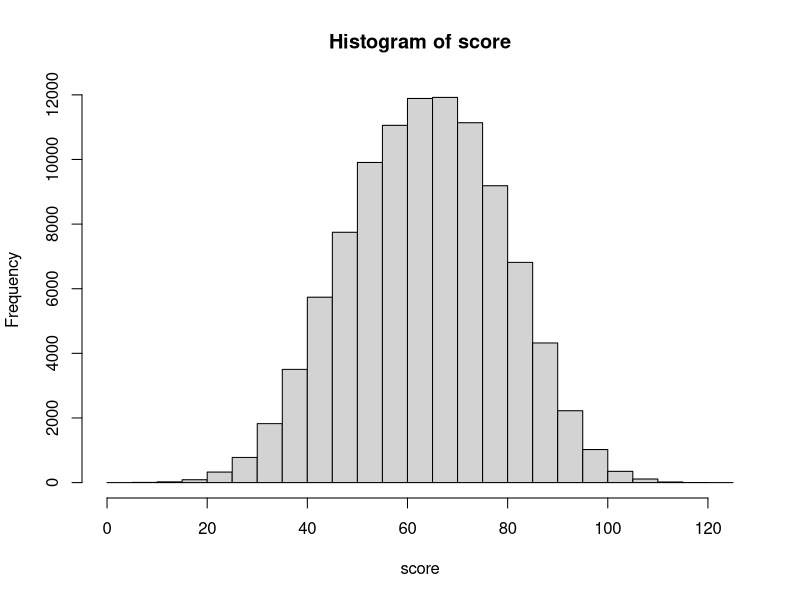
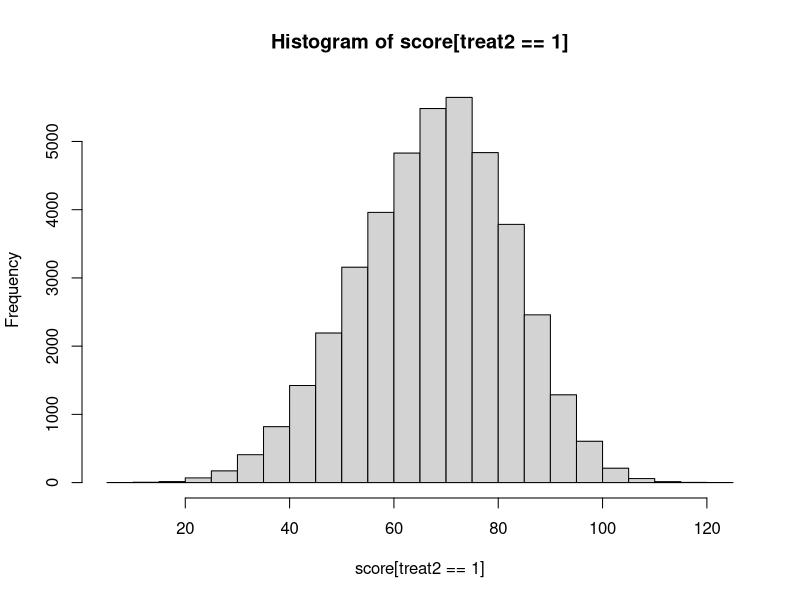
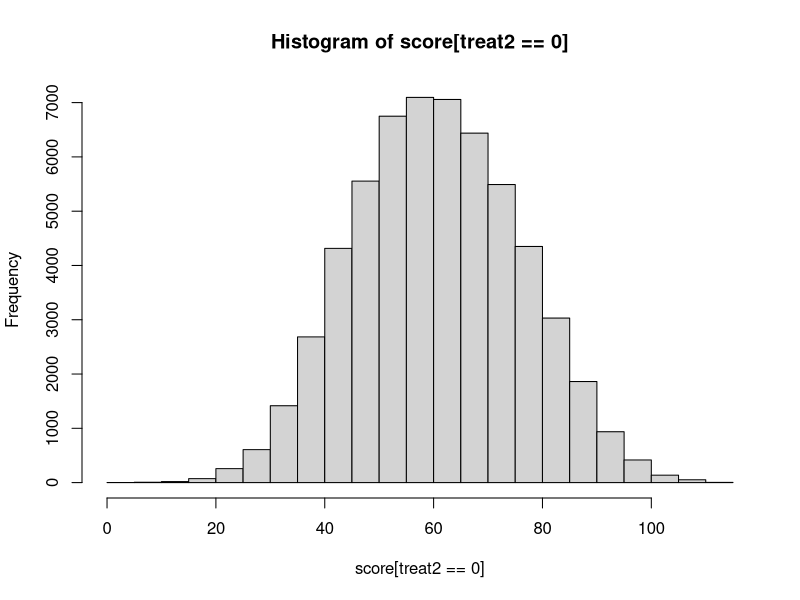

Write the R code that produced these figures, in order.
## ---- chunk 1
library(knitr)
library(kableExtra)
library(patchwork)

## ---- chunk 2
set.seed(12577) # for replication
n <- 100000 # observations
gender <- rbinom(n, 1, 0.5) # female 1
ability <- rnorm(n, 0, 1)
# income follows the log normal distributing
income <- rlnorm(n, meanlog = 1, sdlog = 0.5)
# multiplying the log normal dist with 20000
income <- income * 20000
lowincome <- ifelse(income < median(income), 1, 0)
highwork <- rbinom(n, 1, 0.3 + 0.2 * lowincome + 0.1 * gender)
# score on the first exam
score <- 65 - (highwork * 20) - (lowincome * 5) + gender * 10 + ability * 10 + rnorm(n, 5, 2.5)
## ---- chunk 3
hist(score)
## ---- chunk 4
treat2 <- rbinom(n, 1, 0.5 - 0.3 * highwork + 0.1 * gender)
table(treat2)
## ---- chunk 5
library(patchwork)
score_later2 <- score + (15 * treat2) + rnorm(n, 5, 2.5)

f0  <- hist(score[treat2 == 1])
f1  <- hist(score[treat2 == 0])

mean(score[treat2 == 1])
mean(score[treat2 == 0])
